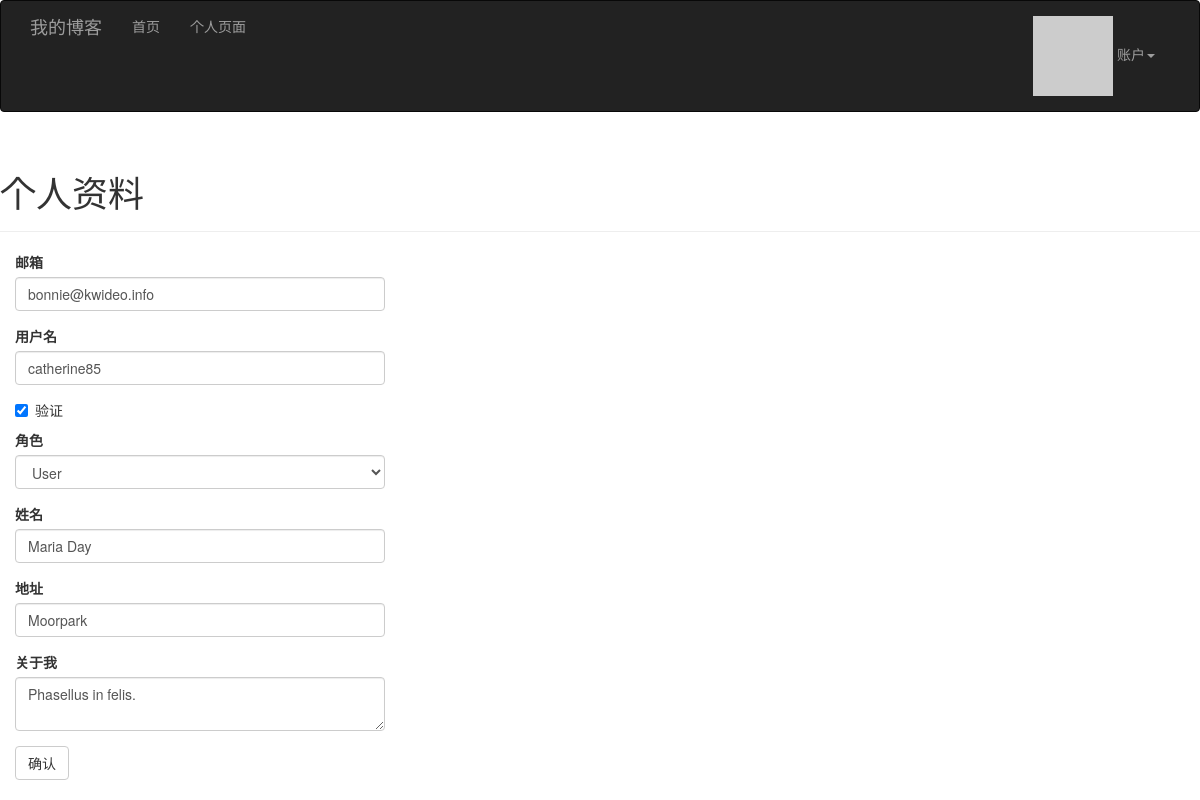
/edit-profile/176 (signed in), run on an earlier commit of the app's database.
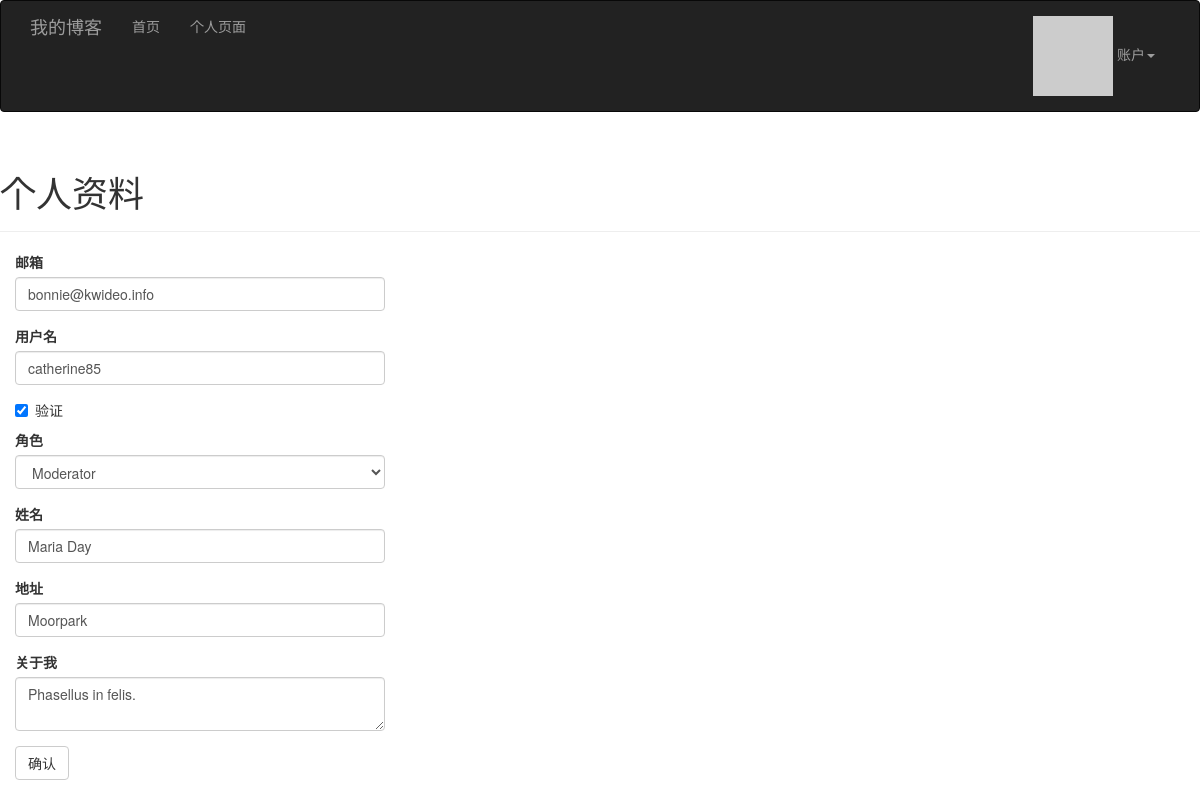
And on a later commit of the database.
### app/models.py (models this page shows, shortened)
class User(UserMixin,db.Model):
    __tablename__='users'
    id = db.Column(db.Integer, primary_key=True)
    email = db.Column(db.String(64), unique=True, index=True)
    username = db.Column(db.String(64), unique=True, index=True)
    password_hash = db.Column(db.String(128))
    confirmed = db.Column(db.Boolean, default=False)
    role_id = db.Column(db.Integer, db.ForeignKey('roles.id'))
    name = db.Column(db.String(64))
    location = db.Column(db.String(64))
    about_me = db.Column(db.Text())
    member_since = db.Column(db.DateTime(), default=datetime.utcnow)
    last_seen = db.Column(db.DateTime(), default=datetime.utcnow)
    avatar_hash = db.Column(db.String(32))
    posts = db.relationship('Post', backref='author', lazy='dynamic')
    followed = db.relationship('Follow',
                               foreign_keys=[Follow.follower_id],
                               backref=db.backref('follower', lazy='joined'),
                               lazy='dynamic',
                               cascade='all, delete-orphan')
    followers = db.relationship('Follow',
                               foreign_keys=[Follow.followed_id],
                               backref=db.backref('followed', lazy='joined'),
                                lazy='dynamic',
                               cascade='all, delete-orphan')
    comments = db.relationship("Comment", backref='author', lazy='dynamic')
    @property
    def password(self):
        raise AttributeError('password is not a readable attribute')
    def can(self, permissions):
        return self.role is not None and (self.role.permissions & permissions) == permissions
    def ping(self):
        self.last_seen = datetime.utcnow()
        db.session.add(self)
    def gravatar(self, size=100, default='identicon', rating='g'):
        if request.is_secure:
            url = 'http://secure.gravatar.com/avatar'
        else:
            url = 'http://www.gravatar.com/avatar'
        hash = self.avatar_hash or hashlib.md5(
            self.email.encode('utf-8')).hexdigest()
        return '{url}/{hash}?s={size}&d={default}&r={rating}'.format(
            url=url, hash=hash, size=size, default=default, rating=rating)

### app/main/views.py (the view, shortened to what this page needs)
@main.route('/edit-profile/<int:id>', methods=['GET', 'POST'])
@login_required
@admin_required
def edit_profile_admin(id):
    user = User.query.get_or_404(id)
    form = EditProfileAdminForm(user=user)
    form.email.data = user.email
    form.email.data = user.email
    form.username.data = user.username
    form.confirmed.data = user.confirmed
    form.role.data = user.role_id
    form.name.data = user.name
    form.location.data = user.location
    form.about_me.data = user.about_me
    return render_template('edit_profile.html',form=form, user=user)

### app/main/forms.py (shortened to what this page needs)
class EditProfileAdminForm(FlaskForm):
    email = StringField("邮箱", validators=[Required(), Length(1, 64), Email()])
    username = StringField("用户名", validators=[Required(), Length(1, 64), Regexp('^[A-Za-z][A-Za-z0-9_.]*$',0,'用户名必须使用数字，字母，小数点和下划线。')])
    confirmed = BooleanField("验证")
    role = SelectField("角色", coerce=int)
    name = StringField("姓名", validators=[Length(0, 64)])
    location = StringField("地址", validators=[Length(0, 64)])
    about_me = TextAreaField("关于我")
    submit = SubmitField("确认")
    def __init__(self, user, *args, **kwargs):
        super(EditProfileAdminForm, self).__init__(*args, **kwargs)
        self.role.choices = [(role.id, role.name)
                             for role in Role.query.order_by(Role.name).all()]
        self.user = user

### app/auth/views.py (called while the page is built)
@auth.before_app_request
def before_request():
    if current_user.is_authenticated:
        current_user.ping()
        if not current_user.confirmed \
            and request.endpoint \
            and request.endpoint[:5] != 'auth.' \
            and request.endpoint != 'static':
            return redirect(url_for('auth.unconfirmed'))

### app/templates/edit_profile.html (shortened to what this page needs)
{% extends "base.html" %}
{% import "bootstrap/wtf.html" as wtf %}
{% block page_content %}
<div class="page-header">
    <h1>个人资料</h1>
</div>
<div class="col-md-4">
    {{ wtf.quick_form(form) }}
</div>
{% endblock %}

What changed in the data, as far as the page shows it:
changed User "bonnie@kwideo.info": role "User" → "Moderator"
